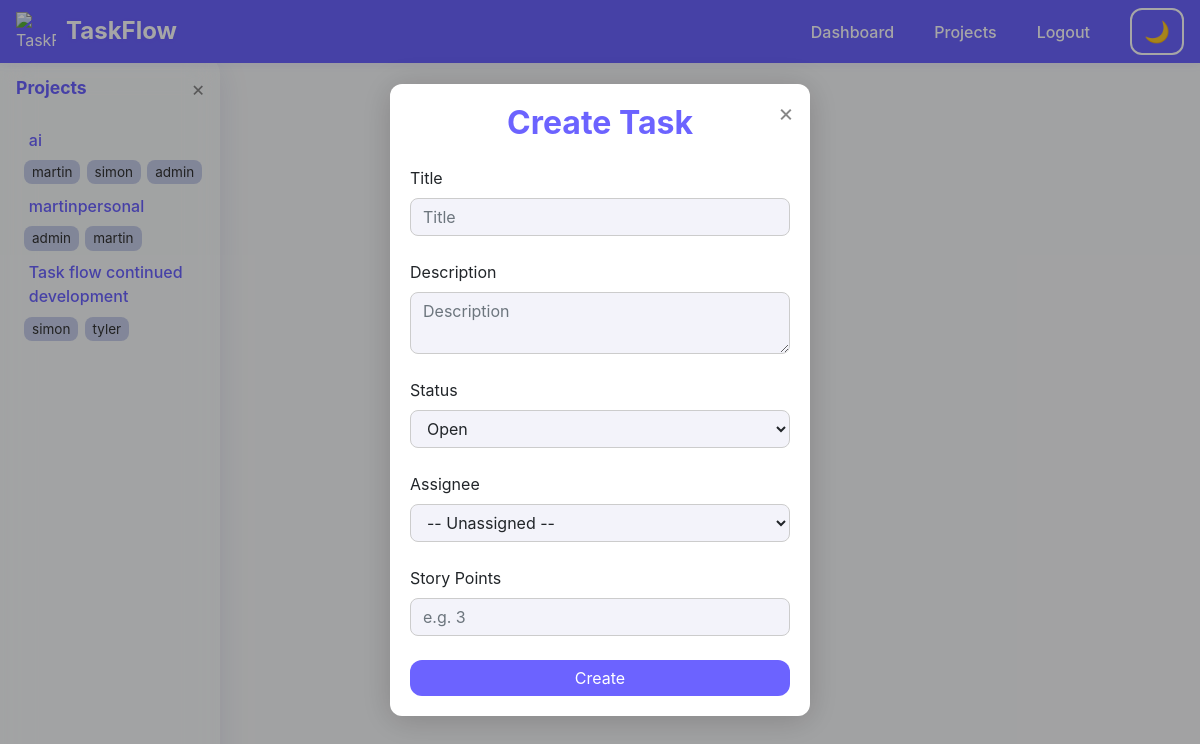
/tasks/create (signed in), run on the app's committed database.
### app.py (models this page shows)
class Project(db.Model):
    id = db.Column(db.Integer, primary_key=True)
    name = db.Column(db.String(120), unique=True, nullable=False)
    description = db.Column(db.Text, nullable=True)
    users = db.relationship('User', secondary=user_project, back_populates='projects')
    sprints = db.relationship('Sprint', backref='project', lazy=True)
    tasks = db.relationship('Task', backref='project', lazy=True)

class User(db.Model):
    id = db.Column(db.Integer, primary_key=True)
    username = db.Column(db.String(80), unique=True, nullable=False)
    password = db.Column(db.String(200), nullable=False)
    role = db.Column(db.String(10), nullable=False)
    tasks = db.relationship('Task', backref='user', lazy=True, foreign_keys='Task.user_id')
    assigned_tasks = db.relationship('Task', backref='assignee', lazy=True, foreign_keys='Task.assignee_id')
    projects = db.relationship('Project', secondary=user_project, back_populates='users')

### app.py (the view, shortened to what this page needs)
@app.route('/tasks/create', methods=['GET', 'POST'])
@login_required
def create_task():
    user = User.query.get(session['user_id'])
    projects = user.projects if session.get('role') != 'admin' else Project.query.all()
    users = User.query.all()
    sprints = []
    selected_project_id = request.args.get('project_id', type=int)
    selected_sprint_id = request.args.get('sprint_id', type=int)
    project_users = []
    if selected_project_id:
        sprints = Sprint.query.filter_by(project_id=selected_project_id).all()
        selected_project = next((p for p in projects if p.id == selected_project_id), None)
        if selected_project:
            project_users = selected_project.users
    return render_template('task_form.html', action='Create', projects=projects, sprints=sprints, users=users, project_users=project_users, selected_project_id=selected_project_id, selected_sprint_id=selected_sprint_id)

### app.py (called while the page is built)
def login_required(f):
    from functools import wraps
    @wraps(f)
    def decorated_function(*args, **kwargs):
        if 'user_id' not in session:
            flash('Please login first.', 'warning')
            return redirect(url_for('login'))
        return f(*args, **kwargs)
    return decorated_function

@app.before_request
def inject_sidebar_projects():
    g.projects = []
    g.selected_project = None
    if 'user_id' in session:
        user = User.query.get(session['user_id'])
        g.projects = user.projects if session.get('role') != 'admin' else Project.query.all()
        project_id = request.args.get('project', type=int)
        if project_id:
            g.selected_project = Project.query.get(project_id)

### templates/task_form.html (shortened to what this page needs)
{% extends 'base.html' %}
{% block content %}
<div id="task-modal-bg" style="position:fixed;top:0;left:0;width:100vw;height:100vh;z-index:2000;background:rgba(0,0,0,0.35);display:flex;align-items:center;justify-content:center;">
  <div class="card" style="max-width:420px;width:95vw;border-radius:18px;box-shadow:0 4px 32px rgba(0,0,0,0.18);background:var(--card-bg,#fff);position:relative;">
    <button onclick="closeTaskModal()" aria-label="Close" style="position:absolute;top:10px;right:10px;background:none;border:none;font-size:1.5em;color:#888;">&times;</button>
    <div class="card-body">
      <h2 class="card-title text-center mb-4" style="color:var(--accent1,#6c63ff);font-weight:bold;">{{ action }} Task</h2>
      {% if task %}
      <form method="POST" action="{{ url_for('edit_task', task_id=task.id) }}" aria-label="Edit task form">
        <input type="hidden" name="project_id" value="{{ task.project_id }}">
        <input type="hidden" name="sprint_id" value="{{ task.sprint_id }}">
      {% else %}
      <form method="POST" action="{{ url_for('create_task') }}" aria-label="Create task form">
      {% endif %}
        <label for="title">Title</label>
        <input id="title" name="title" placeholder="Title" class="form-control" value="{{ task.title if task else '' }}" required autofocus><br>
        <label for="description">Description</label>
        <textarea id="description" name="description" placeholder="Description" class="form-control">{{ task.description if task else '' }}</textarea><br>
        <label for="status">Status</label>
        <select id="status" name="status" class="form-control" required>
          <option value="Open" {% if task and task.status == 'Open' %}selected{% endif %}>Open</option>
        </select><br>
        <label for="assignee_id">Assignee</label>
        <select id="assignee_id" name="assignee_id" class="form-control">
          <option value="">-- Unassigned --</option>
          {% set assignees = project_users if project_users is defined else (task.project.users if task else (projects[0].users if projects|length == 1 else [])) %}
        </select><br>
        <label for="story_points">Story Points</label>
        <input id="story_points" name="story_points" type="number" min="0" class="form-control" value="{{ task.story_points if task and task.story_points is not none else '' }}" placeholder="e.g. 3"><br>
        <button class="btn btn-primary btn-block" style="border-radius:8px;">{{ action }}</button>
      </form>
    </div>
  </div>
</div>
{% endblock %}

### templates/base.html (shortened to what this page needs)
<!DOCTYPE html>
<html lang="en">
<head>
    <link rel="stylesheet" href="https://cdn.jsdelivr.net/npm/bootstrap@4.6.2/dist/css/bootstrap.min.css">
</head>
<body class="light-mode">
<nav class="navbar navbar-expand-lg navbar-light bg-light fixed-top" aria-label="Main navigation">
  <span class="logo-title">
    <img src="https://img.icons8.com/ios-filled/50/000000/task.png" alt="TaskFlow Logo" aria-hidden="true">
    <span class="h4 mb-0" style="font-weight: bold;">TaskFlow</span>
  </span>
  <div class="ml-auto d-flex align-items-center">
    {% if session.get('user_id') %}
      <a href="{{ url_for('dashboard') }}" class="nav-link d-inline">Dashboard</a>
      {% if session.get('role') == 'admin' %}
      <a href="{{ url_for('manage_projects') }}" class="nav-link d-inline">Projects</a>
      {% endif %}
      <a href="{{ url_for('logout') }}" class="nav-link d-inline">Logout</a>
    {% else %}
      <a href="{{ url_for('login') }}" class="nav-link d-inline">Login</a>
      <a href="{{ url_for('register') }}" class="nav-link d-inline">Register</a>
    {% endif %}
    <button class="btn btn-outline-secondary theme-toggle" id="theme-toggle-btn" aria-label="Toggle dark/light mode" aria-pressed="false">
      <span id="theme-toggle-icon">🌙</span>
    </button>
  </div>
</nav>
{% set show_sidebar = session.get('user_id') and request.endpoint not in ['login', 'register'] %}
{% if show_sidebar %}
<div id="sidebar" class="{% if session.get('theme') == 'dark' %}dark-mode{% endif %}" tabindex="0" aria-label="Project navigation">
  <div class="sidebar-header">
    Projects
    <button class="sidebar-toggle" onclick="toggleSidebar()" aria-label="Collapse sidebar">&times;</button>
  </div>
  {% if g.get('projects') %}
    {% for project in g.projects %}
      <div>
        <a href="{{ url_for('dashboard', project=project.id) }}" class="project-link" tabindex="0" aria-current="">
          <span>{{ project.name }}</span>
        </a>
        {% if project.users %}
          <div class="assigned-users" aria-label="Assigned users">
            {% for user in project.users %}
              <span class="user-badge" title="{{ user.username }}">{{ user.username }}</span>
            {% endfor %}
          </div>
        {% endif %}
      </div>
    {% endfor %}
  {% else %}
    <span class="text-muted">No projects assigned.</span>
  {% endif %}
</div>
{% endif %}
<div class="main-content{% if show_sidebar %}{% else %} sidebar-collapsed{% endif %}" id="main-content" role="main" style="min-height:100vh; width:100vw;">
    <div style="margin-top:70px;">
      {% block content %}{% endblock %}
    </div>
</div>
{% set messages = get_flashed_messages(with_categories=true) %}
</body>
</html>

### templates/base.html (style rules this page uses)
:root { --primary-bg: #f8f9fa; --primary-text: #212529; --secondary-bg: #23272b; --secondary-text: #f8f9fa; --sidebar-width: 220px; --accent1: #6c63ff; --accent2: #ffb6b9; --accent3: #b5ead7; --accent4: #ffdac1; --accent5: #c7ceea; --card-bg: #fff; --input-bg: #f3f3fa; --card-bg-dark: #23272b; --input-bg-dark: #2a2e39; --border-dark: #444; }
html, body { height: 100%; min-height: 100%; }
body.light-mode { background: #f8f9fa; color: var(--primary-text); --card-bg: #fff; --input-bg: #f3f3fa; }
.navbar, .navbar-light, .navbar.bg-light, .navbar.fixed-top { background: #6c63ff !important; color: #fff !important; border-bottom: none; box-shadow: 0 2px 8px rgba(108,99,255,0.08); }
.navbar .nav-link, .navbar .nav-link:visited { color: #fff !important; font-weight: 500; margin-right: 0.5rem; transition: color 0.2s; }
.navbar .logo-title .h4 { color: #fff !important; text-shadow: 0 1px 4px rgba(108,99,255,0.10); }
.navbar .theme-toggle { border: 2px solid #fff !important; color: #fff !important; background: transparent !important; font-size: 1.3em; margin-left: 1rem; transition: border-color 0.2s, background 0.2s, color 0.2s; }
.logo-title { display: flex; align-items: center; gap: 10px; }
.logo-title img { width: 40px; height: 40px; }
#sidebar { position: fixed; top: 56px; left: 0; height: 100vh; width: var(--sidebar-width); background: rgba(255, 255, 255, 0.18); border-right: 1px solid rgba(255,255,255,0.18); box-shadow: 0 8px 32px 0 rgba(31, 38, 135, 0.10); backdrop-filter: blur(16px) saturate(180%); -webkit-backdrop-filter: blur(16px) saturate(180%); border-radius: 0 18px 18px 0; padding: 1rem 0.5rem 1rem 1rem; transition: transform 0.2s, background 0.3s; z-index: 1030; overflow-y: auto; outline: none; }
#sidebar .sidebar-header { font-weight: bold; margin-bottom: 1rem; font-size: 1.1rem; display: flex; align-items: center; justify-content: space-between; color: var(--accent1, #6c63ff); }
#sidebar .project-link { display: flex; align-items: center; justify-content: space-between; padding: 0.4rem 0.8rem; border-radius: 4px; color: #6c63ff; text-decoration: none; margin-bottom: 2px; transition: background 0.2s, color 0.2s; font-weight: 500; background: transparent; position: relative; }
#sidebar .sidebar-toggle { background: none; border: none; font-size: 1.3rem; color: #888; cursor: pointer; margin-left: 0.5rem; }
#sidebar .assigned-users { font-size: 0.92em; color: #555; margin-left: 0.5rem; margin-bottom: 0.2rem; }
#sidebar .assigned-users .user-badge { background: var(--accent5, #c7ceea); color: #333; border-radius: 8px; padding: 2px 8px; margin-right: 2px; font-size: 0.92em; display: inline-block; }
.main-content { min-height: 100vh; width: 100%; margin-left: var(--sidebar-width); transition: margin-left 0.2s, max-width 0.2s; padding: 0 8px; background: transparent; display: flex; flex-direction: column; box-sizing: border-box; max-width: 100vw; }
@media (min-width: 1200px) { .main-content:not(.sidebar-collapsed) { max-width: calc(100vw - var(--sidebar-width) - 60px); margin-left: var(--sidebar-width); margin-right: auto; } }
.navbar.fixed-top { z-index: 1040; }
.card, .btn, .table { border-radius: 12px !important; background: var(--card-bg, #fff) !important; color: inherit !important; border: none; }
.btn-primary, .btn-info { background: var(--accent1, #6c63ff) !important; border-color: var(--accent1, #6c63ff) !important; color: #fff !important; }
.form-control { background: var(--input-bg, #f3f3fa); color: inherit; border-radius: 8px; border: 1px solid #ccc; }

### data on the page
Project: name "ai"
User: username "martin"
User: username "simon"
User: username "admin"
Project: name "martinpersonal"
Project: name "Task flow continued development"
User: username "tyler"

### other printed values
{{ action }} "Create"
